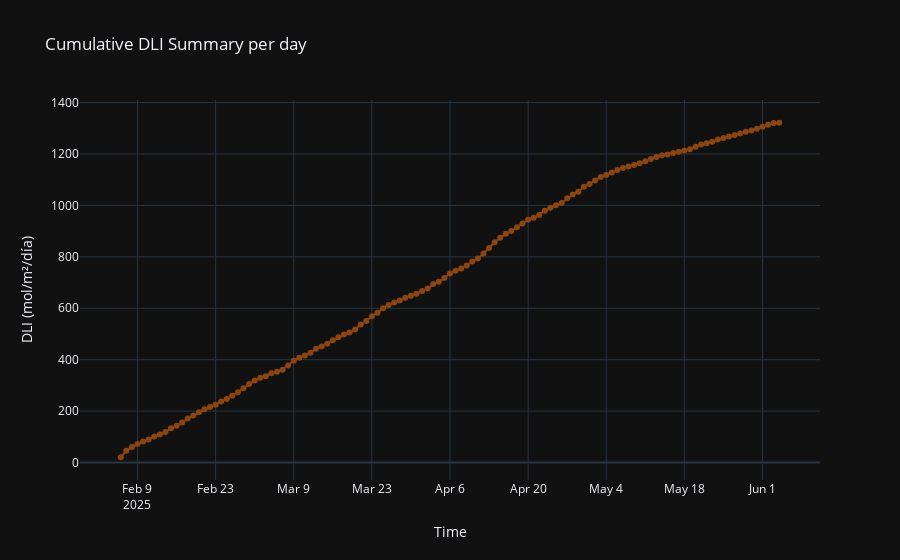

This figure's notebook cell:
### Code cell
fig_cumDLI = go.Figure()

# Now x = df.index
fig_cumDLI.add_trace(go.Scatter(x=dli_diario['Date'], y=dli_diario['cum_DLI'], 
                         mode='lines+markers', 
                         name='Mean GDD',
                         line=dict(color='#8B4513'),
                         marker=dict(color='#8B4513')))

# Add titles and labels
fig_cumDLI.update_layout(
    title='Cumulative DLI Summary per day',
    xaxis_title='Time',
    yaxis_title='DLI (mol/m²/día)',
    template='plotly_dark'
)

# Show the plot
fig_cumDLI.show()
